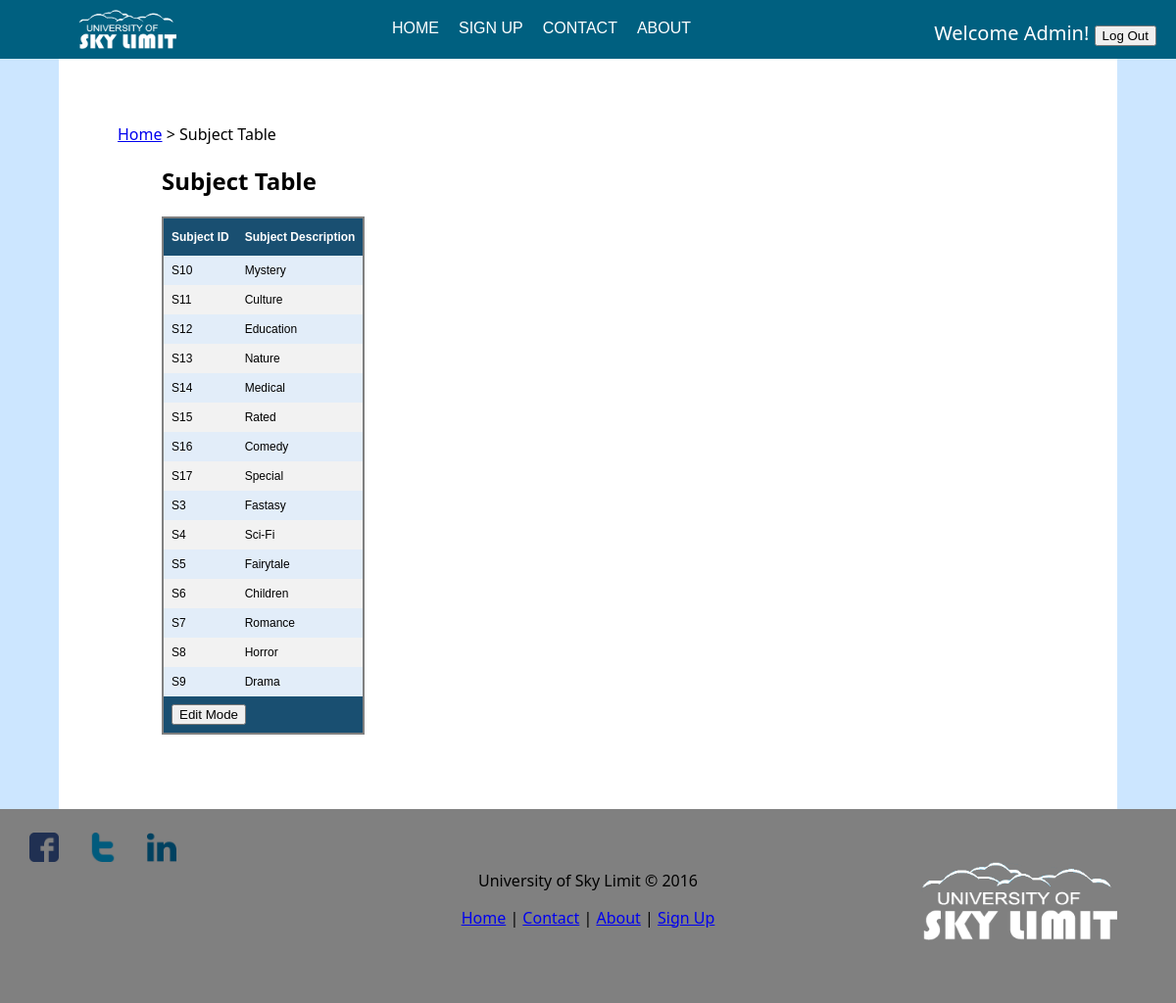
Screenshot of /Simple_Library_Management_System/library/subject.php (signed in) with the database file from the repository.
### tables this page shows
CREATE TABLE `subject` (
  `Subject_ID` varchar(10) NOT NULL,
  `Subject_Desc` char(20) NOT NULL
);

### Simple_Library_Management_System/library/subject.php (the view, shortened to what this page needs)
<?php include 'includes/header.php';
	include 'includes/dbcon.php';
	$qry = "SELECT * FROM subject Order by Subject_ID ASC";
	$result = $db_conn->query($qry);
?>
<head>
</head>
<body>
<div id="main">
<div id="main-content">
	<p><a href="home.php">Home</a> > Subject Table</p>
	<h2 id="padding">Subject Table</h2>
	<form id="form" name="frmUser" method="post">
	<table id="table" style="margin-left: 5%">
	<tr>
		<th>Subject ID</th>
		<th>Subject Description</th>
	</tr>
	<?php
		$i=0;
		while($row = mysqli_fetch_array($result)) {
		if($i%2==0)
			$classname="evenRow";
		else
			$classname="oddRow";
		?>
		<tr class="<?php if(isset($classname)) echo $classname;?>">
			<td><?php echo $row['Subject_ID']; ?></td>
			<td><?php echo $row['Subject_Desc']; ?></td>
		</tr>
	<?php
		$i++;
	}
	$account = $_SESSION['account'];
	if($account == "admin") { ?>
		<tr class="lastrow">
				<td colspan="10">
					<button onClick="edit();" />Edit Mode</button>
				</td>
		</tr>
	<?php
	}
	?>
	</table>
	</form>
	<br/>
	<br/>
	<br/>
	<br/><br/>
</div>
</div>
<?php include "includes/footer.php"; ?>

### Simple_Library_Management_System/library/style.css (style rules this page uses)
body { background: #cce6ff; margin: 0; font-family: "Segoe UI",Optima,Helvetica,Arial,sans-serif; }
#main { float: center; width:100%; }
#main-content { padding: 50px 10% 50px 5%; margin: 0 5% 0 5%; text-align: left; width: auto; background: white; min-height: 300px; margin-bottom: -7%; }
#padding { margin-left: 5%; }
#table { font-family: "Trebuchet MS", Arial, Helvetica, sans-serif; border-collapse: collapse; border: 2px solid grey; }
#table td, #table th { padding: 8px; font-size:12px; }
#table th { padding-top: 12px; padding-bottom: 12px; text-align: left; background-color: #194f71; color: white; }
.evenRow { background-color: #E2EDF9; font-size:12px; }
.oddRow { background-color: #f2f2f2; font-size:12px; }
.lastrow { background-color: #194f71; font-size:12px; color: white; font-weight:bold; }

### rows the page displays
subject: Subject_ID "S10", Subject_Desc "Mystery"
subject: Subject_ID "S11", Subject_Desc "Culture"
subject: Subject_ID "S12", Subject_Desc "Education"
subject: Subject_ID "S13", Subject_Desc "Nature"
subject: Subject_ID "S14", Subject_Desc "Medical"
subject: Subject_ID "S15", Subject_Desc "Rated"
subject: Subject_ID "S16", Subject_Desc "Comedy"
subject: Subject_ID "S17", Subject_Desc "Special"
subject: Subject_ID "S3", Subject_Desc "Fastasy"
subject: Subject_ID "S4", Subject_Desc "Sci-Fi"
subject: Subject_ID "S5", Subject_Desc "Fairytale"
subject: Subject_ID "S6", Subject_Desc "Children"
subject: Subject_ID "S7", Subject_Desc "Romance"
subject: Subject_ID "S8", Subject_Desc "Horror"
subject: Subject_ID "S9", Subject_Desc "Drama"

### other values shown
$_SESSION['firstname'] "Admin"
